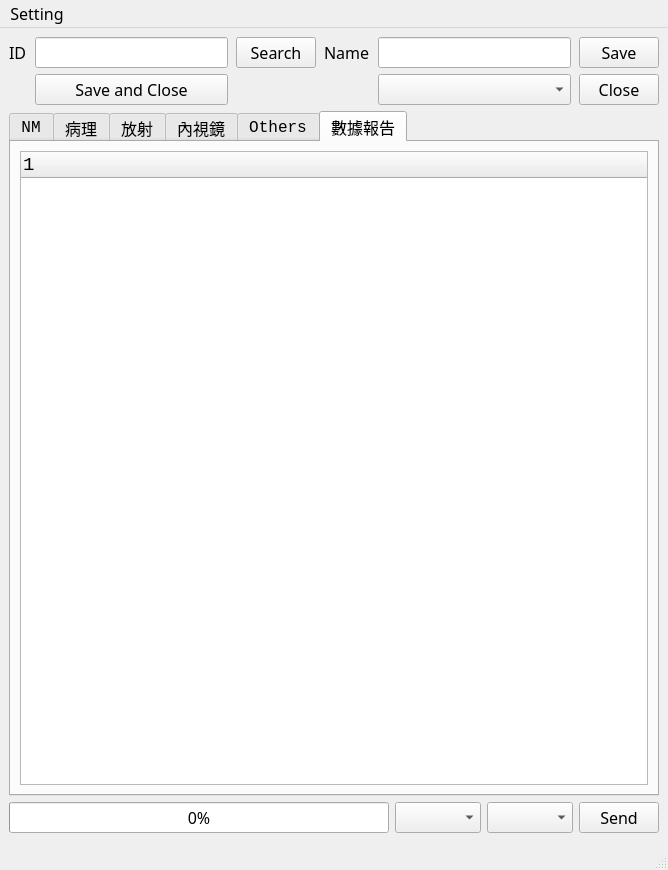
<?xml version="1.0" encoding="UTF-8"?>
<ui version="4.0">
 <class>MainWindow</class>
 <widget class="QMainWindow" name="MainWindow">
  <property name="geometry">
   <rect>
    <x>0</x>
    <y>0</y>
    <width>668</width>
    <height>870</height>
   </rect>
  </property>
  <property name="font">
   <font>
    <family>Noto Sans CJK TC Regular</family>
    <pointsize>12</pointsize>
   </font>
  </property>
  <property name="windowTitle">
   <string>中文報告系統</string>
  </property>
  <widget class="QWidget" name="centralwidget">
   <layout class="QVBoxLayout" name="verticalLayout_2">
    <item>
     <layout class="QVBoxLayout" name="verticalLayout">
      <item>
       <layout class="QGridLayout" name="gridLayout">
        <property name="horizontalSpacing">
         <number>8</number>
        </property>
        <item row="0" column="6">
         <widget class="QLineEdit" name="pName">
          <property name="acceptDrops">
           <bool>false</bool>
          </property>
          <property name="readOnly">
           <bool>true</bool>
          </property>
         </widget>
        </item>
        <item row="0" column="2">
         <widget class="QLineEdit" name="pID"/>
        </item>
        <item row="0" column="0">
         <widget class="QLabel" name="label">
          <property name="text">
           <string>ID</string>
          </property>
         </widget>
        </item>
        <item row="0" column="4">
         <widget class="QPushButton" name="search">
          <property name="text">
           <string>Search</string>
          </property>
         </widget>
        </item>
        <item row="0" column="8">
         <widget class="QPushButton" name="saveOnly">
          <property name="text">
           <string>Save</string>
          </property>
         </widget>
        </item>
        <item row="0" column="5">
         <widget class="QLabel" name="label_2">
          <property name="text">
           <string>Name</string>
          </property>
         </widget>
        </item>
        <item row="3" column="2">
         <widget class="QPushButton" name="saveClose">
          <property name="text">
           <string>Save and Close</string>
          </property>
         </widget>
        </item>
        <item row="3" column="6">
         <widget class="QComboBox" name="patient_list"/>
        </item>
        <item row="3" column="8">
         <widget class="QPushButton" name="closeButton">
          <property name="text">
           <string>Close</string>
          </property>
         </widget>
        </item>
       </layout>
      </item>
      <item>
       <layout class="QHBoxLayout" name="horizontalLayout">
        <item>
         <widget class="QTabWidget" name="tabEReport">
          <property name="font">
           <font>
            <family>Consolas</family>
            <pointsize>12</pointsize>
           </font>
          </property>
          <property name="currentIndex">
           <number>5</number>
          </property>
          <widget class="QWidget" name="nmtab">
           <attribute name="title">
            <string>NM</string>
           </attribute>
           <layout class="QHBoxLayout" name="horizontalLayout_3">
            <item>
             <widget class="QTreeWidget" name="nmreps">
              <property name="font">
               <font>
                <family>Consolas</family>
                <pointsize>12</pointsize>
               </font>
              </property>
              <column>
               <property name="text">
                <string notr="true">1</string>
               </property>
              </column>
             </widget>
            </item>
           </layout>
          </widget>
          <widget class="QWidget" name="pathtab">
           <attribute name="title">
            <string>病理</string>
           </attribute>
           <layout class="QHBoxLayout" name="horizontalLayout_4">
            <item>
             <widget class="QTreeWidget" name="pathreps">
              <property name="font">
               <font>
                <family>Consolas</family>
                <pointsize>12</pointsize>
               </font>
              </property>
              <column>
               <property name="text">
                <string notr="true">1</string>
               </property>
              </column>
             </widget>
            </item>
           </layout>
          </widget>
          <widget class="QWidget" name="radiotab">
           <attribute name="title">
            <string>放射</string>
           </attribute>
           <layout class="QHBoxLayout" name="horizontalLayout_5">
            <item>
             <widget class="QTreeWidget" name="radiorep">
              <property name="font">
               <font>
                <family>Consolas</family>
                <pointsize>12</pointsize>
               </font>
              </property>
              <column>
               <property name="text">
                <string notr="true">1</string>
               </property>
              </column>
             </widget>
            </item>
           </layout>
          </widget>
          <widget class="QWidget" name="scopytab">
           <attribute name="title">
            <string>內視鏡</string>
           </attribute>
           <layout class="QHBoxLayout" name="horizontalLayout_6">
            <item>
             <widget class="QTreeWidget" name="scopyrep">
              <property name="font">
               <font>
                <family>Consolas</family>
                <pointsize>12</pointsize>
               </font>
              </property>
              <column>
               <property name="text">
                <string notr="true">1</string>
               </property>
              </column>
             </widget>
            </item>
           </layout>
          </widget>
          <widget class="QWidget" name="others">
           <attribute name="title">
            <string>Others</string>
           </attribute>
           <layout class="QGridLayout" name="gridLayout_5">
            <item row="0" column="0">
             <widget class="QTreeWidget" name="othersrep">
              <property name="font">
               <font>
                <family>Consolas</family>
                <pointsize>12</pointsize>
               </font>
              </property>
              <column>
               <property name="text">
                <string notr="true">1</string>
               </property>
              </column>
             </widget>
            </item>
           </layout>
          </widget>
          <widget class="QWidget" name="tab">
           <attribute name="title">
            <string>數據報告</string>
           </attribute>
           <layout class="QGridLayout" name="gridLayout_2">
            <item row="0" column="0">
             <widget class="QTreeWidget" name="numrep">
              <property name="font">
               <font>
                <family>Consolas</family>
                <pointsize>14</pointsize>
               </font>
              </property>
              <column>
               <property name="text">
                <string notr="true">1</string>
               </property>
              </column>
             </widget>
            </item>
           </layout>
          </widget>
         </widget>
        </item>
       </layout>
      </item>
      <item>
       <layout class="QHBoxLayout" name="horizontalLayout_2">
        <item>
         <widget class="QProgressBar" name="progressBar">
          <property name="value">
           <number>0</number>
          </property>
         </widget>
        </item>
        <item>
         <widget class="QComboBox" name="RBox"/>
        </item>
        <item>
         <widget class="QComboBox" name="VBox"/>
        </item>
        <item>
         <widget class="QPushButton" name="sendButton">
          <property name="text">
           <string>Send</string>
          </property>
         </widget>
        </item>
       </layout>
      </item>
     </layout>
    </item>
   </layout>
  </widget>
  <widget class="QMenuBar" name="menubar">
   <property name="geometry">
    <rect>
     <x>0</x>
     <y>0</y>
     <width>668</width>
     <height>21</height>
    </rect>
   </property>
   <widget class="QMenu" name="menuSetting">
    <property name="title">
     <string>Setting</string>
    </property>
    <addaction name="actionFont_Size"/>
    <addaction name="actionFcolor"/>
    <addaction name="actionBcolor"/>
   </widget>
   <addaction name="menuSetting"/>
  </widget>
  <widget class="QStatusBar" name="statusbar"/>
  <action name="actionFont_Size">
   <property name="text">
    <string>Font Size</string>
   </property>
  </action>
  <action name="actionFcolor">
   <property name="text">
    <string>前景顏色</string>
   </property>
  </action>
  <action name="actionBcolor">
   <property name="text">
    <string>背景顏色</string>
   </property>
  </action>
 </widget>
 <resources/>
 <connections/>
</ui>
